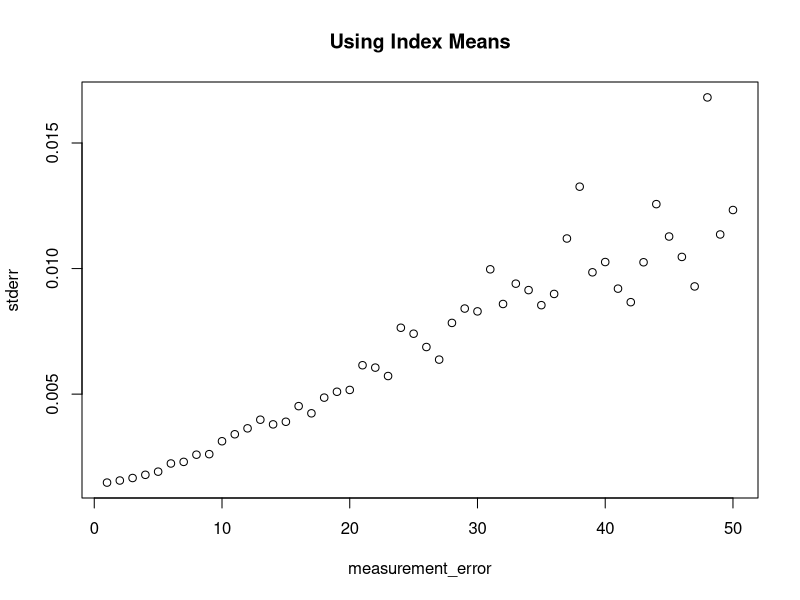
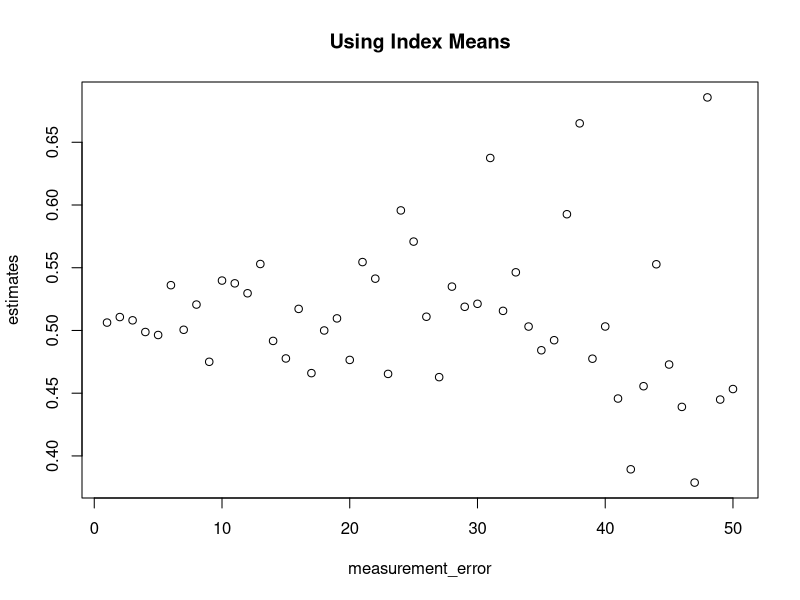
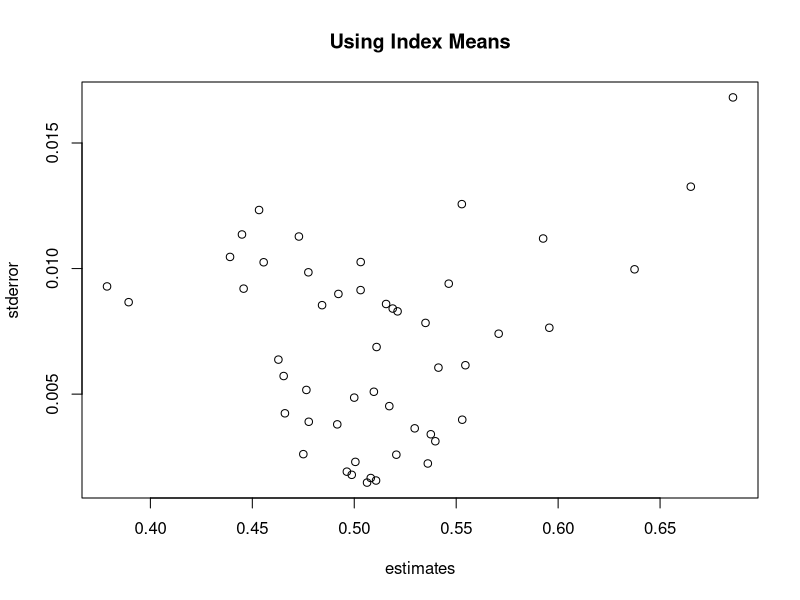
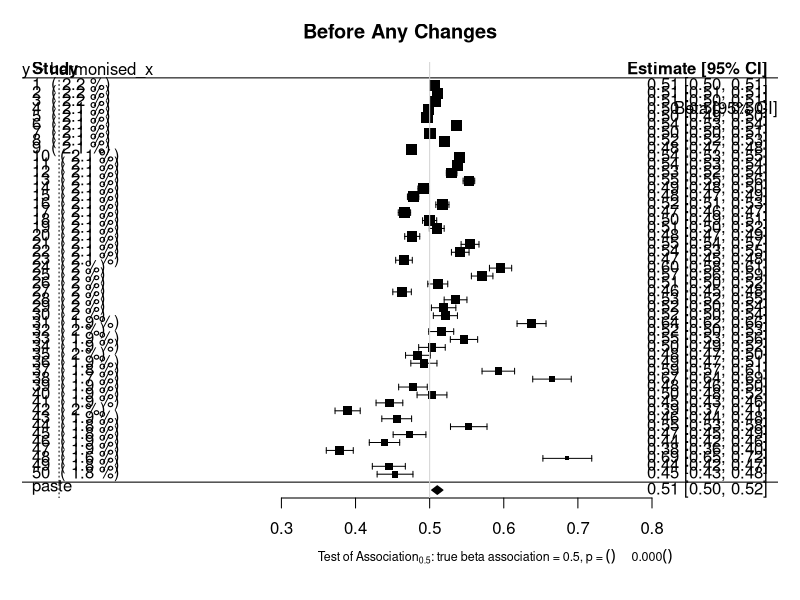
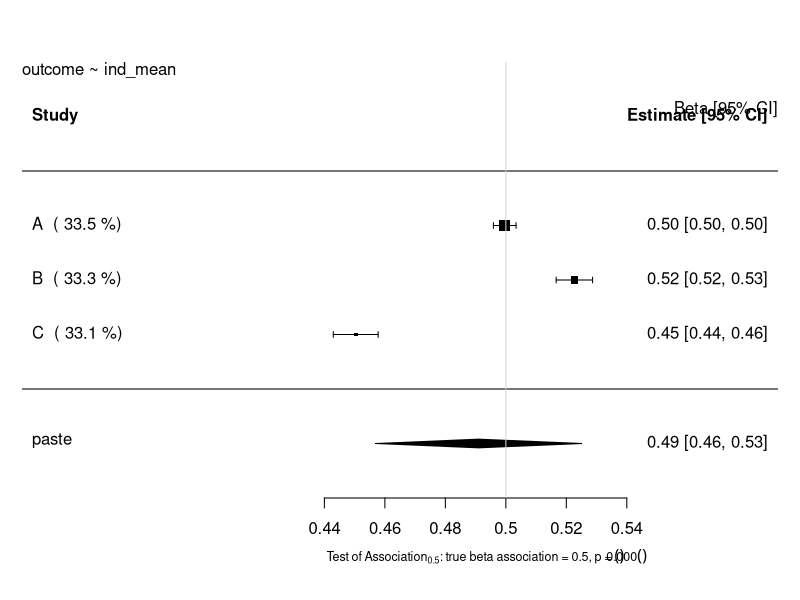
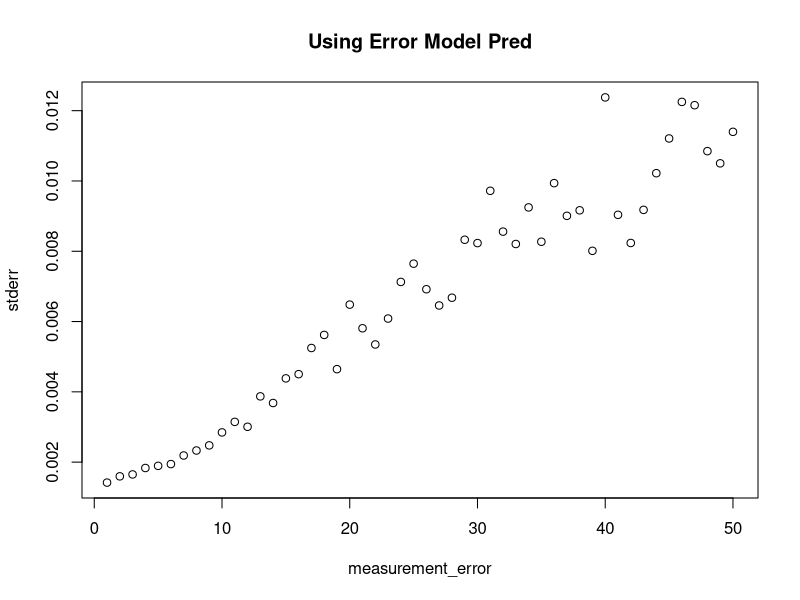
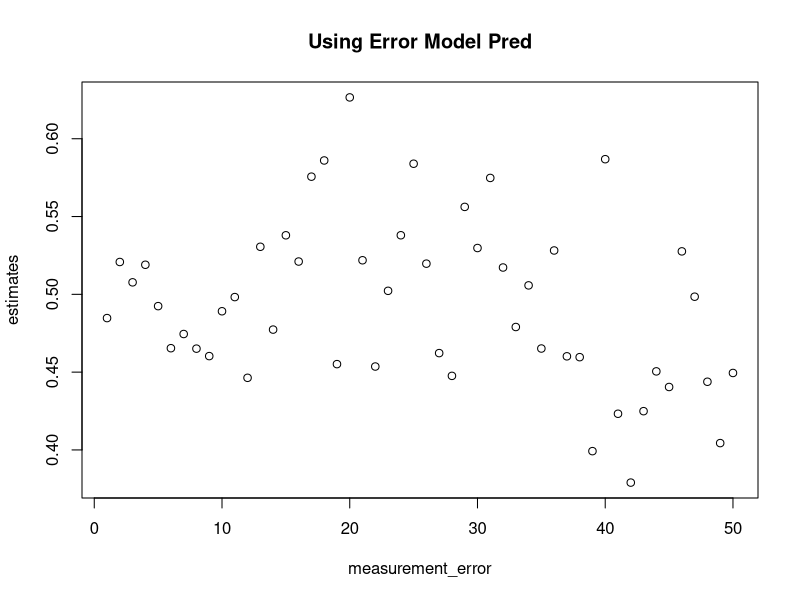
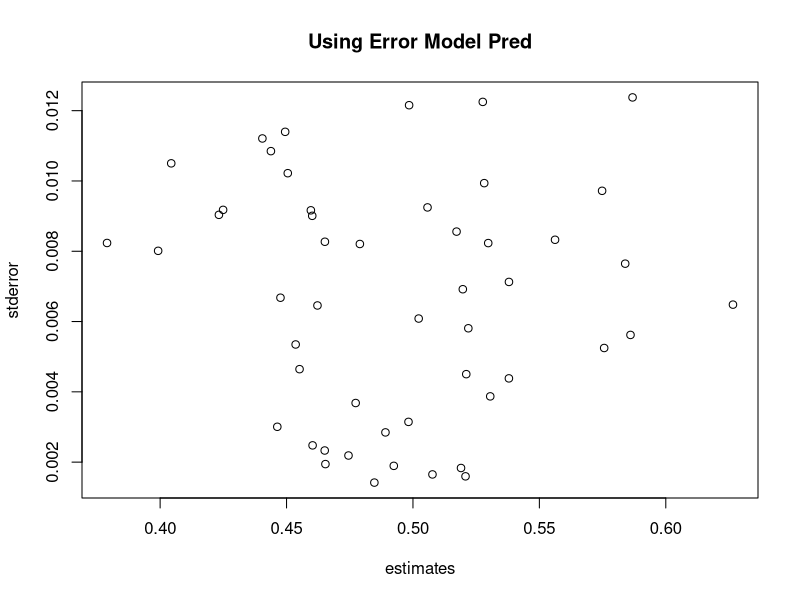

Write R code to recreate these figures, in order.
# Investigation into Data Agreement as Weighting System
## Author: Paul Scherer
##         Tom Bishop
## Institute: University of Cambridge MRC Epidemiology Unit 
## Date: 4.09.2017

# Set up the Data
library(ggplot2)
library(reshape2)
library(parallel)
library(stats)
library(metafor)

# Set save point for the plots
setwd("U:/workspace/paee_harmonisation/Reweighting/plots")

# Raw Data Set Properties
trueBeta = 0.5
constant = 20

study_size = 20000
raw_mean = 40
raw_stdev = 15

# Simple creation of the raw data and the related outcome without error
raw_data = data.frame(gold = rnorm(n = study_size, mean = raw_mean, sd = raw_stdev))
raw_data$outcome = (trueBeta*raw_data$gold) + constant

###############################################################################
########################### Functions #########################################
###############################################################################
createStudyData <- function(raw_data, measurement_error, number_of_indices){
    exposure_error = rnorm(n = study_size, mean = 0, sd = measurement_error)
    raw_data$exposure_measured = raw_data$gold + exposure_error
    raw_data$index = cut_number(x = raw_data$exposure_measured,n = number_of_indices, labels =FALSE)
    raw_data$index = as.factor(raw_data$index)
    raw_data = raw_data[with(raw_data, order(index)),]
    return(raw_data)
}

createValidationData <- function(val_size, measurement_error, number_of_indices) {
    validation_data = data.frame(gold =  rnorm(n = val_size, mean = raw_mean, sd = raw_stdev))
    exposure_error = rnorm(n = val_size, mean = 0, sd = measurement_error)
    validation_data$exposure_measured = validation_data$gold + exposure_error
    validation_data$index = cut_number(x = validation_data$exposure_measured,n = number_of_indices, labels =FALSE)
    validation_data$index = as.factor(validation_data$index)
    return (validation_data)
}

createMeansList <- function(data, number_of_indices) {
    meansList = vector(mode="list", length = number_of_indices)
    for (i in 1:number_of_indices) {
        meansList[i] = mean(unname(unlist((split(x=data$gold, f= as.factor(data$index)))[i])))
    }
    return(meansList)
}

#######################################################################################
######################## Before Any Changes to the Process (MEANS) ####################
#######################################################################################
# General Parameters
numLevels = 4
validation_size = 400
upperbound = 50

## Graphing Standard Error as a function of Measurement Error
std_error = vector("numeric", length = upperbound)
estimates_graph = vector("numeric", length = upperbound)
for (measurement_error_counter in 1:upperbound) {
    studyData_graph = createStudyData(raw_data = raw_data, measurement_error = measurement_error_counter, number_of_indices = numLevels)
    validation_data_graph = createValidationData(val_size = validation_size, measurement_error = measurement_error_counter, number_of_indices = numLevels )
    validation_means_graph = createMeansList(validation_data_graph, numLevels)

    studyData_graph$ind_mean <- unlist(lapply(X=studyData_graph$index, FUN=function(index_val){
        output =  validation_means_graph[index_val]
    }))
    lm_graph <- lm(formula=outcome~ind_mean, data=studyData_graph)
    estimate_graph = lm_graph$coefficients["ind_mean"]
    stdError_graph = summary(lm_graph)$coefficients["ind_mean","Std. Error"]

    estimates_graph[measurement_error_counter] = estimate_graph
    std_error[measurement_error_counter] = stdError_graph

}
plot(x = (1:upperbound), y = std_error, xlab = "measurement_error", ylab = "stderr", main = "Using Index Means")
plot(x = (1:upperbound), y = estimates_graph, xlab = "measurement_error", ylab = "estimates", main = "Using Index Means")
plot(x = estimates_graph, y = std_error, xlab = "estimates", ylab = "stderror", main = "Using Index Means")

## Plot meta analysis for many studies
estimates_forRMA = estimates_graph
stand_errs = std_error
labels = 1:length(estimates_graph)
res <- rma(yi = estimates_forRMA, sei = stand_errs, method='DL', slab = labels)
weights_res <- weights.rma.uni(res)

# Forest Plot
res$slab <- paste(res$slab, " (", round(weights.rma.uni(res),digits=1), "%)")
fmla = as.formula(y~harmonised_x)
forest(res, mlab=bquote(paste('Overall (I'^2*' = ', .(round(res$I2)),'%, p = ',
    .(sprintf("%.3f", round(res$QEp,3))),')')),
xlab=bquote(paste('Test of Association'[0.5]*': true beta association = 0.5, p = ',
    .(sprintf("%.3f", round(res$pval,3))))), cex=1, cex.lab=0.75, cex.axis=1, main = "Before Any Changes")
usr <- par("usr")
text(usr[2], usr[4], "Beta [95% CI]", adj = c(1, 4),cex=1)
text(usr[1], usr[4], paste0(gsub(paste0("Study Data","\\$"),"", deparse(fmla)),collapse="\n"), adj = c( 0, 1 ),cex=1)
abline(v = 0.5, col = "lightgray")
dev.copy(png,'nominal_plot_big_no_changes.png')
dev.off()










# Study A
measureError_A = 5
studyData_A = createStudyData(raw_data = raw_data, measurement_error = measureError_A, number_of_indices = numLevels)
validation_data_A = createValidationData(val_size = validation_size, measurement_error = measureError_A, number_of_indices = numLevels )
validation_means_A = createMeansList(validation_data_A, numLevels)

# Study B
measureError_B = 10
studyData_B = createStudyData(raw_data = raw_data, measurement_error = measureError_B, number_of_indices = numLevels)
validation_data_B = createValidationData(val_size = validation_size, measurement_error = measureError_B, number_of_indices = numLevels )
validation_means_B = createMeansList(validation_data_B, numLevels)

# Study C
measureError_C = 15
studyData_C = createStudyData(raw_data = raw_data, measurement_error = measureError_C, number_of_indices = numLevels)
validation_data_C = createValidationData(val_size = validation_size, measurement_error = measureError_C, number_of_indices = numLevels )
validation_means_C = createMeansList(validation_data_C, numLevels)

## Transformation and Regression using Index Means
# Study A
studyData_A$ind_mean <- unlist(lapply(X=studyData_A$index, FUN=function(index_val){
    output =  validation_means_A[index_val]
}))
lm_A <- lm(formula=outcome~ind_mean, data=studyData_A)
estimate_A = lm_A$coefficients["ind_mean"]
stdError_A = summary(lm_A)$coefficients["ind_mean","Std. Error"]

# Study B
studyData_B$ind_mean <- unlist(lapply(X=studyData_B$index, FUN=function(index_val){
    output =  validation_means_B[index_val]
}))
lm_B <- lm(formula=outcome~ind_mean, data=studyData_B)
estimate_B = lm_B$coefficients["ind_mean"]
stdError_B = summary(lm_B)$coefficients["ind_mean","Std. Error"]

# Study C
studyData_C$ind_mean <- unlist(lapply(X=studyData_C$index, FUN=function(index_val){
    output =  validation_means_C[index_val]
}))
lm_C <- lm(formula=outcome~ind_mean, data=studyData_C)
estimate_C = lm_C$coefficients["ind_mean"]
stdError_C = summary(lm_C)$coefficients["ind_mean","Std. Error"]

## Random Effects Model Forest Plot Before Reweighting
estimates = c(estimate_A, estimate_B, estimate_C)
stand_errs = c(stdError_A, stdError_B, stdError_C)
labels = c("A","B","C")
res <- rma(yi = estimates, sei = stand_errs, method='DL', slab = labels)
weights_res <- weights.rma.uni(res)

# Forest Plot
res$slab <- paste(res$slab, " (", round(weights.rma.uni(res),digits=1), "%)")
fmla = as.formula(outcome~ind_mean)
forest(res, mlab=bquote(paste('Overall (I'^2*' = ', .(round(res$I2)),'%, p = ',
    .(sprintf("%.3f", round(res$QEp,3))),')')),
xlab=bquote(paste('Test of Association'[0.5]*': true beta association = 0.5, p = ',
    .(sprintf("%.3f", round(res$pval,3))))), cex=1, cex.lab=0.75, cex.axis=1)
usr <- par("usr")
text(usr[2], usr[4], "Beta [95% CI]", adj = c(1, 4),cex=1)
text(usr[1], usr[4], paste0(gsub(paste0("Study Data","\\$"),"", deparse(fmla)),collapse="\n"), adj = c( 0, 1 ),cex=1, main = "Using Index Means")
abline(v = 0.5, col = "lightgray")






#######################################################################################
######################## Using Error Model Esque Scale it to Gold #####################
#######################################################################################
# Obviously the same as the means.

numLevels = 4
validation_size = 400

## Plotting Bit
## Graphing Standard Error as a function of Measurement Error
std_error = vector("numeric", length = upperbound)
estimates_graph = vector("numeric", length = upperbound)
for (measurement_error_counter in 1:upperbound) {
    studyData_graph = createStudyData(raw_data = raw_data, measurement_error = measurement_error_counter, number_of_indices = numLevels)
    validation_data_graph = createValidationData(val_size = validation_size, measurement_error = measurement_error_counter, number_of_indices = numLevels )

    # Find Error Model
    index_transformation = as.formula(gold ~ index)
    lambda_lm_graph <- lm(formula=index_transformation, data=validation_data_graph)
    new = data.frame(index = studyData_graph$index)
    studyData_graph$index_scaled = predict(lambda_lm_graph, newdata = new)

    # Use Error Model to Scale Index to Gold
    lm_graph <- lm(formula=outcome~index_scaled, data=studyData_graph)
    estimate_graph = lm_graph$coefficients["index_scaled"]
    stdError_graph = summary(lm_graph)$coefficients["index_scaled","Std. Error"]

    estimates_graph[measurement_error_counter] = estimate_graph
    std_error[measurement_error_counter] = stdError_graph
}
plot(x = (1:upperbound), y = std_error, xlab = "measurement_error", ylab = "stderr", main = "Using Error Model Pred")
plot(x = (1:upperbound), y = estimates_graph, xlab = "measurement_error", ylab = "estimates", main = "Using Error Model Pred")
plot(x = estimates_graph, y = std_error, xlab = "estimates", ylab = "stderror", main = "Using Error Model Pred")


## Plot meta analysis for many studies
estimates_forRMA = estimates_graph
stand_errs = std_error
labels = 1:length(estimates_graph)
res <- rma(yi = estimates_forRMA, sei = stand_errs, method='DL', slab = labels)
weights_res <- weights.rma.uni(res)

# Forest Plot
res$slab <- paste(res$slab, " (", round(weights.rma.uni(res),digits=1), "%)")
fmla = as.formula(y~harmonised_x)
forest(res, mlab=bquote(paste('Overall (I'^2*' = ', .(round(res$I2)),'%, p = ',
    .(sprintf("%.3f", round(res$QEp,3))),')')),
xlab=bquote(paste('Test of Association'[0.5]*': true beta association = 0.5, p = ',
    .(sprintf("%.3f", round(res$pval,3))))), cex=1, cex.lab=0.75, cex.axis=1, main = "Error Model")
usr <- par("usr")
text(usr[2], usr[4], "Beta [95% CI]", adj = c(1, 4),cex=1)
text(usr[1], usr[4], paste0(gsub(paste0("Study Data","\\$"),"", deparse(fmla)),collapse="\n"), adj = c( 0, 1 ),cex=1)
abline(v = 0.5, col = "lightgray")
dev.copy(png,'nominal_plot_big_error_models.png')
dev.off()


## Transformation of Indexes to Gold Scale
index_transformation = as.formula(gold ~ index)
# Study A
lambda_lm_A <- lm(formula=index_transformation, data=validation_data_A)
new = data.frame(index = studyData_A$index)
studyData_A$index_scaled = predict(lambda_lm_A, newdata = new)

studyData_A$ind_mean <- unlist(lapply(X=studyData_A$index, FUN=function(index_val){
    output =  validation_means_A[index_val]
}))

# Study B
lambda_lm_B <- lm(formula=index_transformation, data=validation_data_B)
new = data.frame(index = studyData_B$index)
studyData_B$index_scaled = predict(lambda_lm_B, newdata = new)

studyData_B$ind_mean <- unlist(lapply(X=studyData_B$index, FUN=function(index_val){
    output =  validation_means_B[index_val]
}))

# Study C
lambda_lm_C <- lm(formula=index_transformation, data=validation_data_C)
new = data.frame(index = studyData_C$index)
studyData_C$index_scaled = predict(lambda_lm_C, newdata = new)

studyData_C$ind_mean <- unlist(lapply(X=studyData_C$index, FUN=function(index_val){
    output =  validation_means_C[index_val]
}))


# Study A
lm_A <- lm(formula=outcome~index_scaled, data=studyData_A)
estimate_A = lm_A$coefficients["index_scaled"]
stdError_A = summary(lm_A)$coefficients["index_scaled","Std. Error"]

# Study B
lm_B <- lm(formula=outcome~index_scaled, data=studyData_B)
estimate_B = lm_B$coefficients["index_scaled"]
stdError_B = summary(lm_B)$coefficients["index_scaled","Std. Error"]

# Study C
lm_C <- lm(formula=outcome~index_scaled, data=studyData_C)
estimate_C = lm_C$coefficients["index_scaled"]
stdError_C = summary(lm_C)$coefficients["index_scaled","Std. Error"]

## Random Effects Model Forest Plot Before Reweighting
estimates = c(estimate_A, estimate_B, estimate_C)
stand_errs = c(stdError_A, stdError_B, stdError_C)
labels = c("A","B","C")
res <- rma(yi = estimates, sei = stand_errs, method='DL', slab = labels)
weights_res <- weights.rma.uni(res)

# Forest Plot
res$slab <- paste(res$slab, " (", round(weights.rma.uni(res),digits=1), "%)")
fmla = as.formula(outcome~index_scaled)
forest(res, mlab=bquote(paste('Overall (I'^2*' = ', .(round(res$I2)),'%, p = ',
    .(sprintf("%.3f", round(res$QEp,3))),')')),
xlab=bquote(paste('Test of Association'[0.5]*': true beta association = 0.5, p = ',
    .(sprintf("%.3f", round(res$pval,3))))), cex=1, cex.lab=0.75, cex.axis=1)
usr <- par("usr")
text(usr[2], usr[4], "Beta [95% CI]", adj = c(1, 4),cex=1)
text(usr[1], usr[4], paste0(gsub(paste0("Study Data","\\$"),"", deparse(fmla)),collapse="\n"), adj = c( 0, 1 ),cex=1, main = "Using Error Model of Gold~Index")
abline(v = 0.5, col = "lightgray")


# plot(x = studyData_A$outcome, y = studyData_A$ind_mean, xlab = "outcome", ylab = "indexGolded", main = "Comparing Means and Pred A", col = "red")
# points(x = studyData_A$outcome, y = studyData_A$index_scaled, col = "green")

# plot(x = studyData_B$outcome, y = studyData_B$ind_mean, xlab = "outcome", ylab = "indexGolded", main = "Comparing Means and Pred B", col = "red")
# points(x = studyData_B$outcome, y = studyData_B$index_scaled, col = "green")

# plot(x = studyData_C$outcome, y = studyData_C$ind_mean, xlab = "outcome", ylab = "indexGolded", main = "Comparing Means and Pred C", col = "red")
# points(x = studyData_C$outcome, y = studyData_C$index_scaled, col = "green")

#######################################################################################
######################## Using Index Means Esque Scale it to Gold #####################
############################## Also Regression Calibration ############################
#######################################################################################
# Obviously the same as the means.

numLevels = 4
validation_size = 400
## Plotting Bit
## Graphing Standard Error as a function of Measurement Error
std_error = vector("numeric", length = upperbound)
estimates_graph = vector("numeric", length = upperbound)
for (measurement_error_counter in 1:upperbound) {
    studyData_graph = createStudyData(raw_data = raw_data, measurement_error = measurement_error_counter, number_of_indices = numLevels)
    validation_data_graph = createValidationData(val_size = validation_size, measurement_error = measurement_error_counter, number_of_indices = numLevels )
    validation_means_graph = createMeansList(validation_data_graph, numLevels)

    studyData_graph$ind_mean <- unlist(lapply(X=studyData_graph$index, FUN=function(index_val){
        output =  validation_means_graph[index_val]
    }))

    validation_data_graph$ind_mean <- unlist(lapply(X=validation_data_graph$index, FUN=function(index_val){
        output =  validation_means_graph[index_val]
    }))

    # calculate lambda
    lambda_lm_graph = lm(formula = gold~ind_mean, data = validation_data_graph)
    lambda_graph = lambda_lm_graph$coefficients["ind_mean"]
    lambda_stdError_graph = summary(lambda_lm_graph)$coefficients["ind_mean","Std. Error"]

    # calculate beta hat
    lm_graph <- lm(formula=outcome~ind_mean, data=studyData_graph)
    estimate_graph = lm_graph$coefficients["ind_mean"]
    stdError_graph = summary(lm_graph)$coefficients["ind_mean","Std. Error"]

    # recalibrate the standard error using delta function
    variance_beta = (sqrt(validation_size) * summary(lm_graph)$coefficients["ind_mean","Std. Error"])^2
    #variance_beta = summary(lm_graph)$sigma**2
    variance_beta = (summary(lm_graph)$coefficients["ind_mean","Std. Error"])^2
    lambda_pure = unlist(unname(lambda_lm_graph$coefficients["ind_mean"]))
    beta_lambda_div_sq = (unname(unlist(lm_graph$coefficients["ind_mean"]/(lambda_lm_graph$coefficients["ind_mean"])^2)))^2
    var_lambda = (summary(lambda_lm_graph)$coefficients["ind_mean","Std. Error"])^2
    delta_variance = (variance_beta / (lambda_pure)^2) + (beta_lambda_div_sq * var_lambda)
    delta_stdError_graph = sqrt(delta_variance)/sqrt(validation_size) 
    delta_stdError_graph = sqrt(delta_variance)

    estimates_graph[measurement_error_counter] = estimate_graph/lambda_graph
    std_error[measurement_error_counter] = delta_stdError_graph
}

plot(x = (1:upperbound), y = std_error, xlab = "measurement_error", ylab = "stderr", main = "Using Index Means Regression Calibration")
plot(x = (1:upperbound), y = estimates_graph, xlab = "measurement_error", ylab = "estimates", main = "Using Index Means Regression Calibration")
plot(x = estimates_graph, y = std_error, xlab = "estimates", ylab = "stderror", main = "Using Index Means Regression Calibration")

## Plot meta analysis for many studies
estimates_forRMA = estimates_graph
stand_errs = std_error
labels = 1:length(estimates_graph)
res <- rma(yi = estimates_forRMA, sei = stand_errs, method='DL', slab = labels)
weights_res <- weights.rma.uni(res)

# Forest Plot
res$slab <- paste(res$slab, " (", round(weights.rma.uni(res),digits=1), "%)")
fmla = as.formula(y~harmonised_x)
forest(res, mlab=bquote(paste('Overall (I'^2*' = ', .(round(res$I2)),'%, p = ',
    .(sprintf("%.3f", round(res$QEp,3))),')')),
xlab=bquote(paste('Test of Association'[0.5]*': true beta association = 0.5, p = ',
    .(sprintf("%.3f", round(res$pval,3))))), cex=1, cex.lab=0.75, cex.axis=1, main = "After Regression Calibration")
usr <- par("usr")
text(usr[2], usr[4], "Beta [95% CI]", adj = c(1, 4),cex=1)
text(usr[1], usr[4], paste0(gsub(paste0("Study Data","\\$"),"", deparse(fmla)),collapse="\n"), adj = c( 0, 1 ),cex=1)
abline(v = 0.5, col = "lightgray")
dev.copy(png,'nominal_plot_big_regression_calibration_ind_means.png')
dev.off()



## Transformation and Regression using Index Means
# Study A
studyData_A$ind_mean <- unlist(lapply(X=studyData_A$index, FUN=function(index_val){
    output =  validation_means_A[index_val]
}))
lm_A <- lm(formula=outcome~ind_mean, data=studyData_A)
estimate_A = lm_A$coefficients["ind_mean"]
stdError_A = summary(lm_A)$coefficients["ind_mean","Std. Error"]

# Study B
studyData_B$ind_mean <- unlist(lapply(X=studyData_B$index, FUN=function(index_val){
    output =  validation_means_B[index_val]
}))
lm_B <- lm(formula=outcome~ind_mean, data=studyData_B)
estimate_B = lm_B$coefficients["ind_mean"]
stdError_B = summary(lm_B)$coefficients["ind_mean","Std. Error"]

# Study C
studyData_C$ind_mean <- unlist(lapply(X=studyData_C$index, FUN=function(index_val){
    output =  validation_means_C[index_val]
}))
lm_C <- lm(formula=outcome~ind_mean, data=studyData_C)
estimate_C = lm_C$coefficients["ind_mean"]
stdError_C = summary(lm_C)$coefficients["ind_mean","Std. Error"]


## Calculate the lambdas
# Study A
validation_data_A$ind_mean <- unlist(lapply(X=validation_data_A$index, FUN=function(index_val){
    output =  validation_means_A[index_val]
}))

lambda_lm_A = lm(formula = gold~ind_mean, data = validation_data_A)
lambda_A = lambda_lm_A$coefficients["ind_mean"]

# calculate the corrected standard error
#var_Beta = summary(lm_A)$sigma**2
var_Beta = (summary(lm_A)$coefficients["ind_mean","Std. Error"])^2
lambda_pure = unlist(unname(lambda_lm_A$coefficients["ind_mean"]))
beta_lambda_div_sq = (unname(unlist(lm_A$coefficients["ind_mean"]/(lambda_lm_A$coefficients["ind_mean"])^2)))^2
var_lambda = ( summary(lambda_lm_A)$coefficients["ind_mean","Std. Error"])^2
delta_variance = (var_Beta / (lambda_pure)^2) + (beta_lambda_div_sq * var_lambda)
delta_stdError_A = sqrt(delta_variance)/sqrt(validation_size) 
delta_stdError_A = sqrt(delta_variance)


# Study B
validation_data_B$ind_mean <- unlist(lapply(X=validation_data_B$index, FUN=function(index_val){
    output =  validation_means_B[index_val]
}))

lambda_lm_B = lm(formula = gold~ind_mean, data = validation_data_B)
lambda_B = lambda_lm_B$coefficients["ind_mean"]

var_lambda = ( summary(lambda_lm_B)$coefficients["ind_mean","Std. Error"])^2
#var_Beta = summary(lm_A)$sigma**2
var_Beta = (summary(lm_A)$coefficients["ind_mean","Std. Error"])^2
lambda_pure = unlist(unname(lambda_lm_B$coefficients["ind_mean"]))
beta_lambda_div_sq = (unname(unlist(lm_B$coefficients["ind_mean"]/(lambda_lm_B$coefficients["ind_mean"])^2)))^2
delta_variance = (var_Beta / (lambda_pure)^2) + beta_lambda_div_sq * var_lambda
delta_stdError_B = sqrt(delta_variance)/sqrt(validation_size) 
delta_stdError_B = sqrt(delta_variance)


# Study C
validation_data_C$ind_mean <- unlist(lapply(X=validation_data_C$index, FUN=function(index_val){
    output =  validation_means_C[index_val]
}))

lambda_lm_C = lm(formula = gold~ind_mean, data = validation_data_C)
lambda_C = lambda_lm_C$coefficients["ind_mean"]

var_lambda = (summary(lambda_lm_C)$coefficients["ind_mean","Std. Error"])^2
#var_Beta = summary(lm_A)$sigma**2
var_Beta = (summary(lm_A)$coefficients["ind_mean","Std. Error"])^2
lambda_pure = unlist(unname(lambda_lm_C$coefficients["ind_mean"]))
beta_lambda_div_sq = (unname(unlist(lm_C$coefficients["ind_mean"]/(lambda_lm_C$coefficients["ind_mean"])^2)))^2
delta_variance = (var_Beta / (lambda_pure)^2) + beta_lambda_div_sq * var_lambda
delta_stdError_C = sqrt(delta_variance)/sqrt(validation_size) 
delta_stdError_C = sqrt(delta_variance)

corrected_estimate_A = estimate_A / lambda_A
corrected_estimate_B = estimate_B / lambda_B
corrected_estimate_C = estimate_C / lambda_C


## Random Effects Model Forest Plot After Regression Calibration
estimates = c(corrected_estimate_A, corrected_estimate_B, corrected_estimate_C)
stand_errs = c(delta_stdError_A, delta_stdError_B, delta_stdError_C)
labels = c("A","B","C")
res <- rma(yi = estimates, sei = stand_errs, method='DL', slab = labels)

# Forest Plot
res$slab <- paste(res$slab, " (", round(weights.rma.uni(res),digits=1), "%)")
fmla = as.formula(y~ind_mean)
forest(res, mlab=bquote(paste('Overall (I'^2*' = ', .(round(res$I2)),'%, p = ',
    .(sprintf("%.3f", round(res$QEp,3))),')')),
xlab=bquote(paste('Test of Association'[0.5]*': true beta association = 0.5, p = ',
    .(sprintf("%.3f", round(res$pval,3))))), cex=1, cex.lab=0.75, cex.axis=1, main = "After Regression Calibration")
usr <- par("usr")
text(usr[2], usr[4], "Beta [95% CI]", adj = c(1, 4),cex=1)
text(usr[1], usr[4], paste0(gsub(paste0("Study Data","\\$"),"", deparse(fmla)),collapse="\n"), adj = c( 0, 1 ),cex=1)
abline(v = 0.5, col = "lightgray")




# ## Random Effects Model Forest Plot After Regression Calibration
# #estimates = estimates_graph
# #stand_errs = std_error
# estimates_REMA = estimates[seq(1, length(estimates), 5)]
# #estimates_REMA = estimates[1:10]
# stand_errs = std_error[seq(1, length(std_error), 5)]

# labels = 1:length(estimates_REMA)
# res <- rma(yi = estimates_REMA, sei = stand_errs, method='DL', slab = labels)

# # Forest Plot
# res$slab <- paste(res$slab, " (", round(weights.rma.uni(res),digits=1), "%)")
# fmla = as.formula(y~ind_mean)
# forest(res, mlab=bquote(paste('Overall (I'^2*' = ', .(round(res$I2)),'%, p = ',
#     .(sprintf("%.3f", round(res$QEp,3))),')')),
# xlab=bquote(paste('Test of Association'[0.5]*': true beta association = 0.5, p = ',
#     .(sprintf("%.3f", round(res$pval,3))))), cex=1, cex.lab=0.75, cex.axis=1, main = "After Regression Calibration")
# usr <- par("usr")
# text(usr[2], usr[4], "Beta [95% CI]", adj = c(1, 4),cex=1)
# text(usr[1], usr[4], paste0(gsub(paste0("Study Data","\\$"),"", deparse(fmla)),collapse="\n"), adj = c( 0, 1 ),cex=1)
# abline(v = 0.5, col = "lightgray")


# #######################################################################################
# ######################## Bootstrapped means #####################
# #######################################################################################


# numLevels = 4
# validation_size = 400
# imputations = 10
# validation_index_size=validation_size/numLevels
# ## Plotting Bit
# ## Graphing Standard Error as a function of Measurement Error
# std_error = vector("numeric", length = upperbound)
# estimates_graph = vector("numeric", length = upperbound)
# for (measurement_error_counter in 1:upperbound) {
#   studyData_graph = createStudyData(raw_data = raw_data, measurement_error = measurement_error_counter, number_of_indices = numLevels)
#   validation_data_graph = createValidationData(val_size = validation_size, measurement_error = measurement_error_counter, number_of_indices = numLevels )
#   validation_means_graph = createMeansList(validation_data_graph, numLevels)
  
#   results <- data.frame()
#   for (i in 1:imputations){
#     bootstrap_validation <- data.frame(index = rep(x = c(1:numLevels), each= validation_index_size))
#     bootstrap_validation$exp <- unlist(unname(lapply(X = split(x=validation_data_graph$gold, f= as.factor(validation_data_graph$index)), 
#                                                      FUN = sample, size = validation_index_size, replace=TRUE)))
    
#     means_boots_list = vector(mode="list", length = numLevels)
#     for (i in 1:numLevels) {
#       means_boots_list[i] = mean(unname(unlist((split(x=bootstrap_validation$exp, f= as.factor(bootstrap_validation$index)))[i])))
#     }
    
#     studyData_graph$exp_ind_mean <- unlist(lapply(X=studyData_graph$index, FUN=function(index_val){
#       output =  means_boots_list[index_val]
#     }))
    
#     reg_out_ind_mean <- lm(formula=outcome~exp_ind_mean, data=studyData_graph)
#     sum_res = summary(reg_out_ind_mean)
#     results = rbind(results, sum_res$coefficients[2,1:2])

#   }
#   names(results) = c("est", "se")

#   rubin_est = sum(results$est)/imputations
#   W = sum(results$se)/imputations
#   B = sum((results$est-rubin_est)^2)/(imputations-1)
#   rubin_var = W + (1+1/imputations)*B
#   rubin_se = rubin_var^0.5
  
#   estimates_graph[measurement_error_counter] = rubin_est 
#   std_error[measurement_error_counter] = rubin_se
# }

# plot(x = (1:upperbound), y = std_error, xlab = "measurement_error", ylab = "stderr", main = "Using Index Means Regression Calibration")
# plot(x = (1:upperbound), y = estimates_graph, xlab = "measurement_error", ylab = "estimates", main = "Using Index Means Regression Calibration")
# plot(x = estimates_graph, y = std_error, xlab = "estimates", ylab = "stderror", main = "Using Index Means Regression Calibration")

# ## Random Effects Model Forest Plot After Regression Calibration
# #estimates = estimates_graph
# #stand_errs = std_error
# estimates_REMA = estimates_graph[seq(1, length(estimates_graph), 2)]
# #estimates_REMA = estimates[1:10]
# stand_errs = std_error[seq(1, length(std_error), 2)]

# labels = 1:length(estimates_REMA)
# res <- rma(yi = estimates_REMA, sei = stand_errs, method='DL', slab = labels)

# # Forest Plot
# res$slab <- paste(res$slab, " (", round(weights.rma.uni(res),digits=1), "%)")
# fmla = as.formula(y~ind_mean)
# forest(res, mlab=bquote(paste('Overall (I'^2*' = ', .(round(res$I2)),'%, p = ',
#                               .(sprintf("%.3f", round(res$QEp,3))),')')),
#        xlab=bquote(paste('Test of Association'[0.5]*': true beta association = 0.5, p = ',
#                          .(sprintf("%.3f", round(res$pval,3))))), cex=1, cex.lab=0.75, cex.axis=1, main = "After Regression Calibration")
# usr <- par("usr")
# text(usr[2], usr[4], "Beta [95% CI]", adj = c(1, 4),cex=1)
# text(usr[1], usr[4], paste0(gsub(paste0("Study Data","\\$"),"", deparse(fmla)),collapse="\n"), adj = c( 0, 1 ),cex=1)
# abline(v = 0.5, col = "lightgray")
